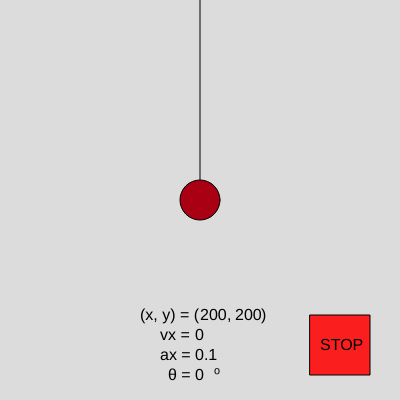
Frame 1 (no input)
Frame 60 (no input): identical to frame 1, image omitted
Frame 120 (the mouse pressed at the canvas centre since frame 60): identical to frame 1, image omitted

The p5.js sketch that drew this single still picture (run headless with seeded random() and noise() and a simulated clock; from frame 60 on, the mouse is pressed at the canvas centre):

// p5.js sketch
// ── sketch.js
var bola = {
  x:200,
  y:200,
}
var on;
var vx = 0;
var ax = 0.1;

function setup() {
  createCanvas(400, 400);
}

function draw() {
  background(220);
  noFill();
  line(200, 0, bola.x, bola.y);
  fill(170, 0, 20);
  ellipse(bola.x, bola.y, 40, 40);
  fill(255, 0, 0, 220);
  rectMode(CENTER);
  rect(340, 345, 60, 60);
  bola.y = sqrt(sq(200) - sq(bola.x - 200)); 
  if (mouseIsPressed) {
    on = false;
    vx = 0; 
    if (mouseX <= 400 || mouseX >= 0) {
      bola.x = mouseX;
    } 
    if (mouseX > 400){
      bola.x = 400;
      bola.y = 0;
    } if (mouseX < 0){
      bola.x = 0;
      bola.y = 0;
    }
      else if (mouseX <= 370 && mouseX >= 310 && mouseY <= 375 && mouseY >= 315){
        bola.x = 200;
        bola.y = 200;
        vx = 0;
    }
  } else {
      on = true;
  }
  energy ();
  textSize(16);
  fill(0);
  // (x, y) coordinates
  text('(x, y) = (', 140, 320);
  text(round(bola.x), 200, 320);
  text(',', 227, 320);
  text(round(bola.y), 235, 320);
  text(')', 261, 320);
  // vx value
  text('vx = ', 160, 340);
  text(round(vx), 195, 340);
  // ax value
  text('ax = ', 160, 360);
  text(ax, 195, 360);
  text('STOP', 320, 350);
  // angle
  text('θ = ', 168, 380);
  angleMode(DEGREES);
  text(round(acos(bola.y/200)), 195, 380);
  text('ͦ', 217, 378);
}

function energy () {
  if (on == true) {
    if (bola.x > 200) {
      vx -= ax;  
      bola.x += vx ;
    } else if (bola.x < 200) {
        vx += ax;
        bola.x += vx;
    }
  }  
}
